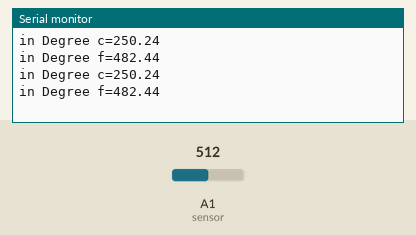
This sketch was run on a simulated Arduino Uno, built with avr-gcc and run on an emulated ATmega328P. On the bench: the last lines printed to the serial monitor. Inputs (shaded band) come from the test bench; at power-on: A1 (sensor) = 512.

Above: at 1.8 s.
1.9 s: A1 (sensor) set to 716
At 2.7 s:
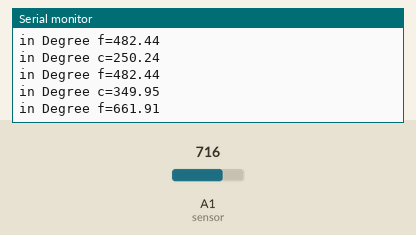
3.4 s: A1 (sensor) set to 900
At 4.8 s:
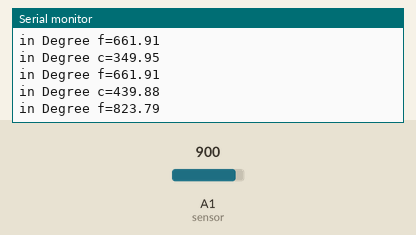
Timing chart, 0 to 6.4 s (numbered marks = the images above; inputs shaded):
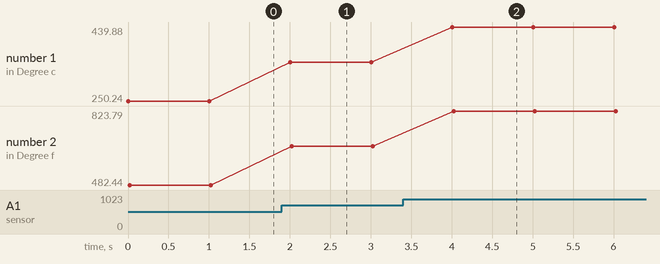

Measured:
- after the input at 1.9 s, the serial monitor: prints a new line after 0.10 s (image 1)
- after the input at 3.4 s, the serial monitor: prints a new line after 0.61 s (image 2)
- plotted number 1: 250.24 → 349.95 after the input at 1.9 s, 349.95 → 439.88 after the input at 3.4 s
- plotted number 2: 482.44 → 661.91 after the input at 1.9 s, 661.91 → 823.79 after the input at 3.4 s

The sketch:

sketch_oct29b.ino
```cpp
int sensor=A1;
float tempc,tempf,vout;
void setup() {
  pinMode(sensor,INPUT);
  Serial.begin(9600);
  // put your setup code here, to run once:

}

void loop() {
  vout=analogRead(sensor);
  vout=(vout*500)/1023;
  tempc=vout;
  tempf=(vout*1.8)+32;
  Serial.print("in Degree c=");
  Serial.println(tempc);
   Serial.print("in Degree f=");
  Serial.println(tempf);
  delay(1000);

  // put your main code here, to run repeatedly:

}
```
